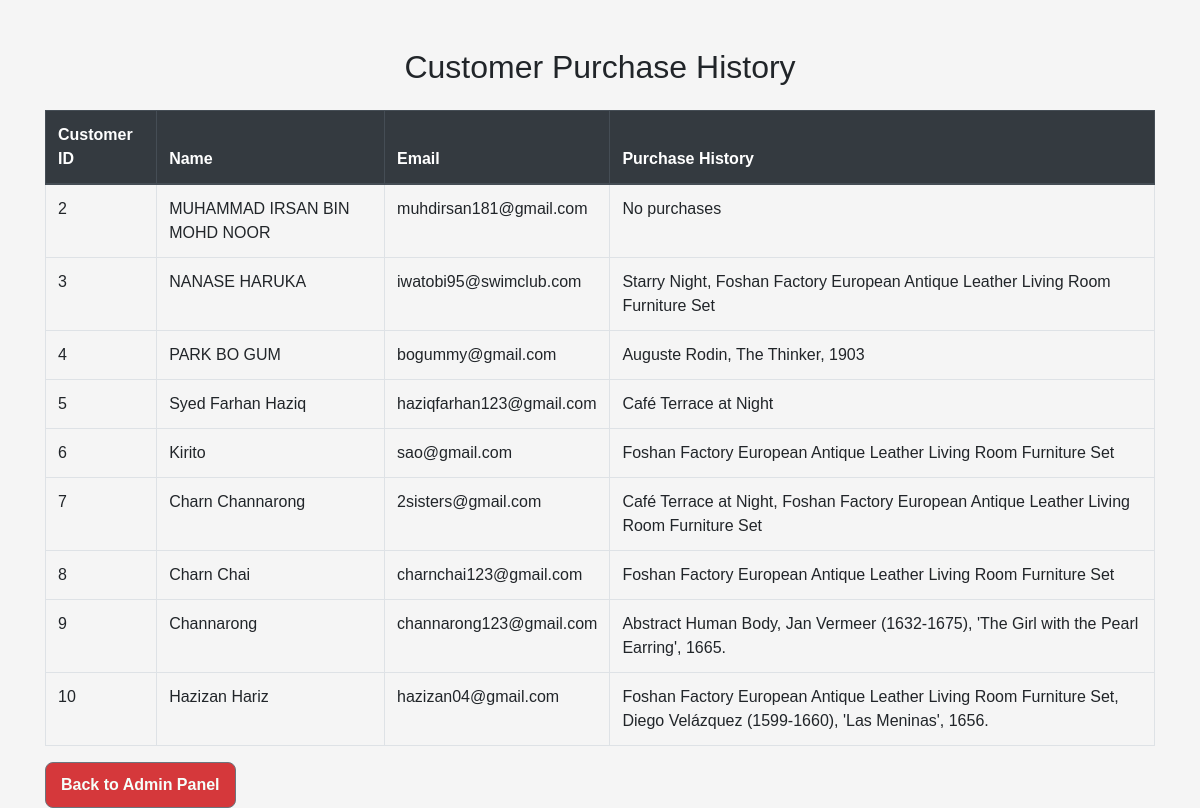
/history.php (signed in), run on the app's committed database.
### tables this page shows
CREATE TABLE `orders` (
  `order_id` int(11) NOT NULL,
  `order_fullname` varchar(255) NOT NULL,
  `order_email` varchar(255) NOT NULL,
  `order_address` text NOT NULL,
  `order_phone_number` varchar(20) NOT NULL,
  `order_card_front` char(16) NOT NULL,
  `order_card_back` char(3) NOT NULL,
  `order_total_amount` decimal(10,2) NOT NULL,
  `order_date` timestamp NOT NULL DEFAULT current_timestamp()
);

### history.php (the view, shortened to what this page needs)
<?php
    include 'db_connect.php';
    $query = "
        SELECT
            o.order_id AS customer_id,
            o.order_fullname AS name,
            o.order_email AS email,
            IFNULL(GROUP_CONCAT(p.product_name SEPARATOR ', '), 'No purchases') AS purchase_history
        FROM orders o
        LEFT JOIN order_items oi ON o.order_id = oi.order_id
        LEFT JOIN product p ON oi.product_id = p.product_id
        GROUP BY o.order_id, o.order_fullname, o.order_email;
    ";
    $result = $conn->query($query);
?>
<!DOCTYPE html>
<html lang="en">
<head>
    <link rel="stylesheet" href="https://cdn.jsdelivr.net/npm/bootstrap@4.3.1/dist/css/bootstrap.min.css">
    <link rel="stylesheet" href="./styles/index.css">
    <link rel="stylesheet" href="./styles/admin.css">
</head>
<body>
    <div class="container mt-5">
        <h2 class="text-center my-4">Customer Purchase History</h2>
        <table class="table table-bordered">
            <thead class="thead-dark">
                <tr>
                    <th>Customer ID</th>
                    <th>Name</th>
                    <th>Email</th>
                    <th>Purchase History</th>
                </tr>
            </thead>
            <tbody>
                <?php while ($row = $result->fetch_assoc()): ?>
                    <tr>
                        <td><?php echo $row['customer_id']; ?></td>
                        <td><?php echo $row['name']; ?></td>
                        <td><?php echo $row['email']; ?></td>
                        <td><?php echo $row['purchase_history']; ?></td>
                    </tr>
                <?php endwhile; ?>
            </tbody>
        </table>
        <a href="admin.php" class="btn btn-secondary">Back to Admin Panel</a>
    </div>
</body>
</html>

### styles/index.css (style rules this page uses)
* { margin: 0; padding: 0; box-sizing: border-box; }
body { font-family: Arial, sans-serif; background-color: #F5F5F5; }
.btn { display: inline-block; padding: 10px 15px; background-color: #d5383b; color: #F5FFFA; text-decoration: none; font-size: 16px; font-weight: bold; border-radius: 8px; transition: background 0.5s ease-in-out; }

### data on the page
orders: order_id "2", order_fullname "MUHAMMAD IRSAN BIN MOHD NOOR", order_email "muhdirsan181@gmail.com", purchase_history "No purchases"
orders: order_id "3", order_fullname "NANASE HARUKA", order_email "iwatobi95@swimclub.com", purchase_history "Starry Night, Foshan Factory European Antique Leather Living Room Furniture Set"
orders: order_id "4", order_fullname "PARK BO GUM", order_email "bogummy@gmail.com", purchase_history "Auguste Rodin, The Thinker, 1903"
orders: order_id "5", order_fullname "Syed Farhan Haziq", order_email "haziqfarhan123@gmail.com", purchase_history "Café Terrace at Night"
orders: order_id "6", order_fullname "Kirito", order_email "sao@gmail.com", purchase_history "Foshan Factory European Antique Leather Living Room Furniture Set"
orders: order_id "7", order_fullname "Charn Channarong", order_email "2sisters@gmail.com", purchase_history "Café Terrace at Night, Foshan Factory European Antique Leather Living Room Furniture Set"
orders: order_id "8", order_fullname "Charn Chai", order_email "charnchai123@gmail.com", purchase_history "Foshan Factory European Antique Leather Living Room Furniture Set"
orders: order_id "9", order_fullname "Channarong", order_email "channarong123@gmail.com", purchase_history "Abstract Human Body, Jan Vermeer (1632-1675), 'The Girl with the Pearl Earring', 1665."
orders: order_id "10", order_fullname "Hazizan Hariz", order_email "hazizan04@gmail.com", purchase_history "Foshan Factory European Antique Leather Living Room Furniture Set, Diego Velázquez (1599-1660), 'Las Meninas', 1656."
